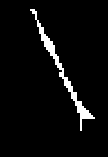
%> input picture src/Neurogenesis/AxonTest1.png, 108 x 157 px
$ octave axonTest.m   (GNU Octave 9; MATLAB toolbox functions it lacks are replaced by stand-ins)
%> lines starting %> are read from the running program, lines starting %| are printed output that depends on the picture; in (x1, y1, x2, y2) boxes, pixels count from 0 and x2, y2 are one past the last pixel; in counts of white or black regions, pixels touching at a corner belong together; the program's own positions count from 1
img_masked = imread('./Neurogenesis/AxonTest1.png');
%> img_masked is the input picture: size 157x108x3 uint8; 4.2% white; 1 white region, box (x1, y1, x2, y2) and area: (30, 9, 95, 131) 714
img_masked = im2bw(img_masked);
figure, imshow(img_masked);

for R=1:size(img_masked,1)
    for C=1:size(img_masked,2)
        pixel = 0;
        Color = squeeze(img_masked(R,C,:));
        if Color == 1
            isTop = true;
            isBottom = true;
            pixel = C;
            if R~=1
                for X = (C-50):(C+50)
                    if X >0 && X<size(img_masked,2)
                        row = R-1;
                        Color1 = squeeze(img_masked(row,X,:));
                        if Color1==1
                            isTop = false;
                        end
                    end
                end
            end
            if R~= size(img_masked,1)
                for X = (C-50):(C+50)
                    if X > 0 && X<size(img_masked,2)
                        row = R+1;
                        Color1 = squeeze(img_masked(row,X,:));
                            if Color1==1
                                isBottom = false;
                            end
                    end
                end
            end

            if isTop || isBottom
                hold on;
                plot(pixel,R,'r.');
                fprintf('%d %d', pixel, R);
            end
        end
    end
end
%> after the loop, Color1 = false; isBottom = true; isTop = false; row = 132
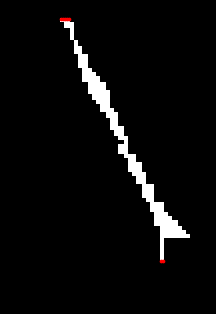
%> figure redrawn from the program's plot data; shown 2 times larger
bound = bwboundaries(img_masked);
%> bound = 1 boundary; box (x1, y1, x2, y2) and points: (30, 9, 95, 131) 328
bound = bound{1,1};
%> bound = 328 rows, first 12: [10 31; 10 32; 10 33; 10 34; 10 35; 11 35; 12 36; 12 37; 13 37; 14 37; 15 37; 16 37]
xCoords = bound(:,1)';
%> xCoords = 328 values, max 131 at index 174, min 10 at index 1, mean 71.2
yCoords = bound(:,2)';
%> yCoords = 328 values, max 95 at index 149, min 31 at index 1, mean 61.94
in = inpolygon(131,82,xCoords,yCoords);
%> in = true
disp(in);
%| 1
